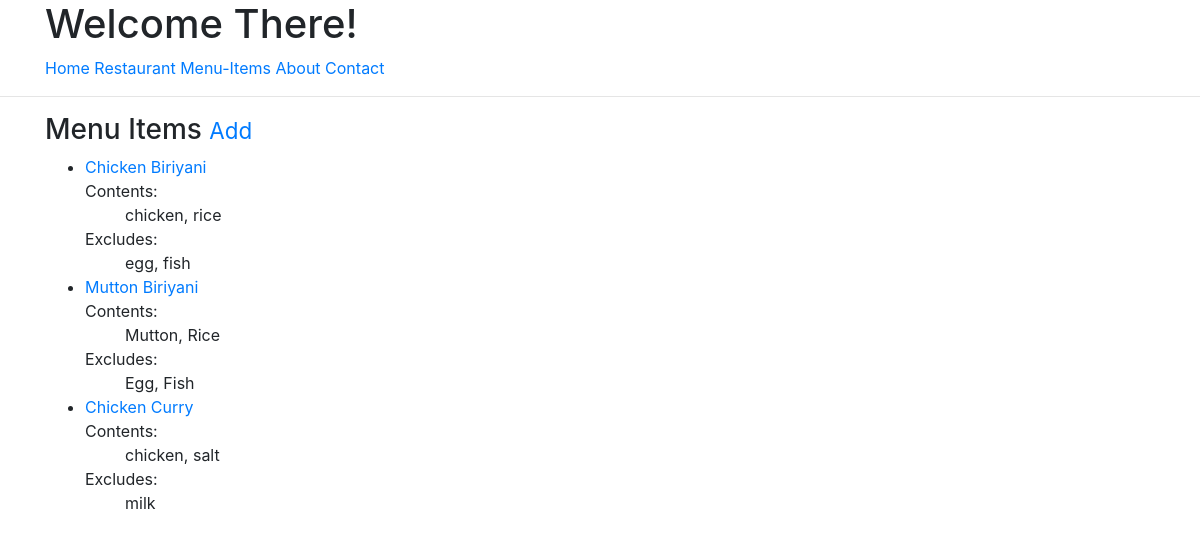
Page /menus/ (signed in) on the earlier database version.
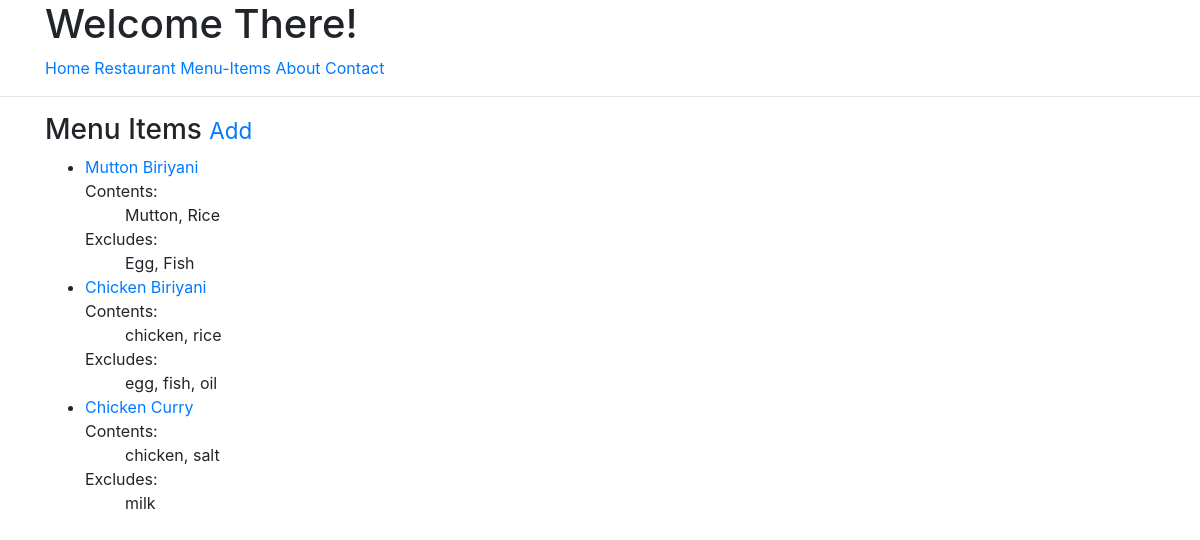
Same page on the later database version.
### menus/models.py (models this page shows, shortened)
class Item(models.Model):
	user = models.ForeignKey(settings.AUTH_USER_MODEL)
	restaurant = models.ForeignKey(Restaurant)
	name = models.CharField(max_length=120)
	contents = models.TextField(help_text='Separated by comma')
	excludes = models.TextField(blank=True,null=True,help_text='Separated by comma')
	public  = models.BooleanField(default=True)
	updated = models.TimeField(auto_now=True)
	timestamp = models.TimeField(auto_now_add=True)
	def get_absolute_url(self):
		return reverse('menus:detail', kwargs={'pk': self.id})
	class Meta:
		ordering = ['-updated','-timestamp']

### menus/views.py (the view)
class ItemListView(LoginRequiredMixin,ListView):
	login_url = '/login'
	def get_queryset(self):
		return Item.objects.filter(user=self.request.user)

### menus/templates/menus/item_list.html (shortened to what this page needs)
{% extends "base.html" %}
{% block content %}
<h3>Menu Items <small><a href='{% url "menus:create" %}'>Add</a></small></h3>
<ul>
	{% for item in object_list %}
	<li>
		<a href="{{ item.get_absolute_url }}">{{ item.name }}</a><br>
		Contents:
		<ul>
			{{ item.contents }}
		</ul>
		Excludes:
		<ul>
			{{ item.excludes }}
		</ul>
	</li>
	{% empty %}
	<li>
		<a href='{% url "menus:create" %}'>Add</a>
	</li>
	{% endfor %}
</ul>
{% endblock %}

Differences in the rows shown:
shown differently, row unchanged: Item "Mutton Biriyani": moves up the list
changed Item "Chicken Biriyani": excludes "egg, fish" → "egg, fish, oil"
